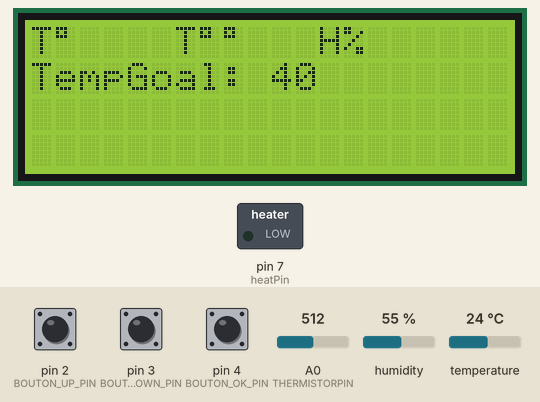
A sketch run on a simulated Arduino Uno, built with avr-gcc and run on an emulated ATmega328P. On the bench: 20×4 character LCD, switched loads named in the sketch (green lamp = pin HIGH). The inputs (shaded band) are chosen by the test bench; at power-on: pin 2 (BOUTON_UP_PIN) LOW, humidity 55 %, A0 (THERMISTORPIN) = 512, pin 3 (BOUTON_DOWN_PIN) LOW, pin 4 (BOUTON_OK_PIN) LOW, temperature 24 °C.

Above: at 1.2 s.
1.3 s: pin 2 (BOUTON_UP_PIN) pulled HIGH for 1 s
At 3.3 s:
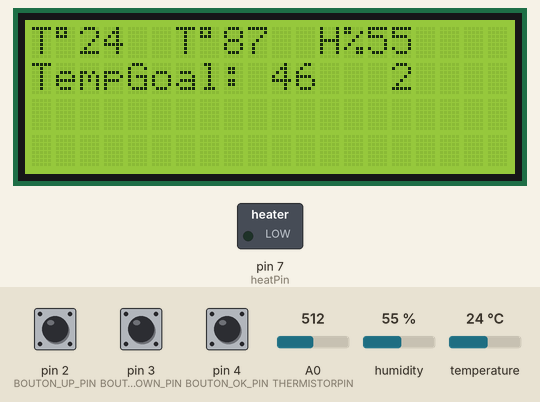
3.9 s: humidity set to 22 %
At 7.3 s:
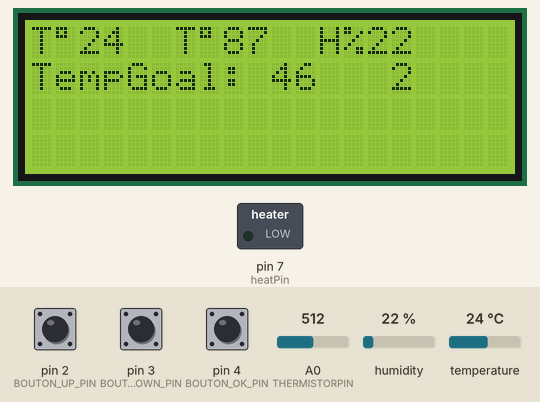
7.6 s: A0 (THERMISTORPIN) set to 822
At 9.4 s:
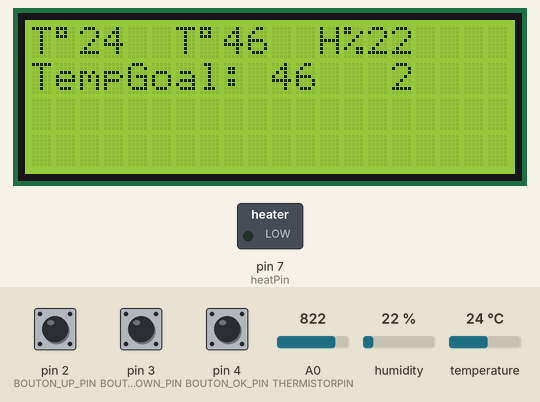
9.7 s: A0 (THERMISTORPIN) set to 840
At 11.4 s:
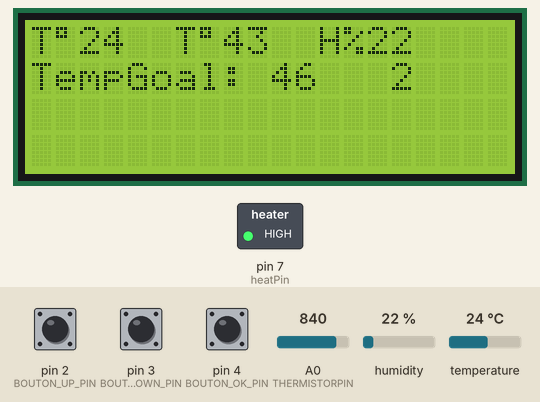
11.7 s: pin 3 (BOUTON_DOWN_PIN) pulled HIGH for 3.2 s
At 15.7 s:
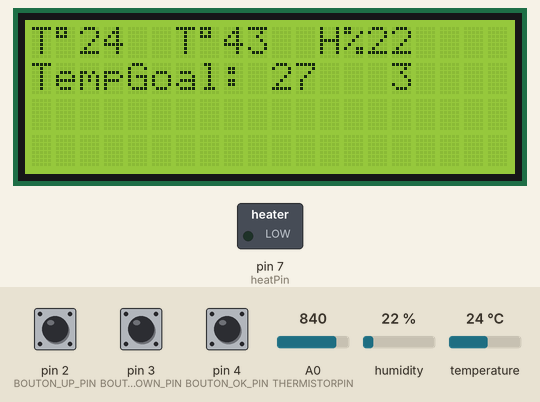
16.4 s: pin 4 (BOUTON_OK_PIN) pulled HIGH for 0.15 s
Timing chart, 0 to 19.0 s (numbered marks = the images above; inputs shaded):
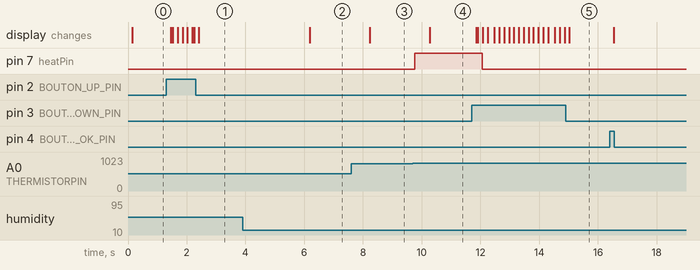

The sketch:

DryFW.ino
```cpp
#include "GestionI2C.h"
#include "thermistance.h"
#include "dht22.h"
#include "CartoucheChauffante.h"

const int BOUTON_UP_PIN = 2;
const int BOUTON_DOWN_PIN = 3;
const int BOUTON_OK_PIN = 4;

bool boutonUp = false;
bool boutonDown = false;
bool boutonOk = false;
bool CanHeat = false;
int menuState = 1;
int boutons;

bool setvalue = false;


unsigned long dateDernierChangement = 0;
unsigned long dateDernierChangement1 = 0;

int currentTempGoal = 40;
int currentHumiGoal = 50;
int currentMaxAirTemp = 30;


void setup()
{
  analogReference(EXTERNAL);
  initDisplay();
  initHeatPin();
  pinMode(BOUTON_UP_PIN,INPUT);
  pinMode(BOUTON_DOWN_PIN,INPUT);
  pinMode(BOUTON_OK_PIN,INPUT);

}


void loop()
{
unsigned long dateCourante = millis();
unsigned long intervalle = dateCourante - dateDernierChangement;
unsigned long intervalle1 = dateCourante - dateDernierChangement1;


//////////////////////////////////////////////// Gestion clavier
boutons = clavier();
switch (boutons) {
  case 0 :
    break;
  case 1 :              /////////////////////////////// BOUTON ENTREE
          if (setvalue = false && menuState != 0) {
              setvalue = true;

          }
          else if (setvalue = true) {
            setvalue = false;
          }
          else {

          }
          displayChit(1);
    break;

  case 2 :             ////////////////////////////////// BOUTON HAUT
          if (setvalue = false) {
            changeMenuState(true);

          }
          else if (setvalue = true){  switch (menuState) {
                    case 1 :
                       currentTempGoal++;
                    break;
                    case 2 :
                       currentHumiGoal++;
                       break;
                    case 3 :
                      currentMaxAirTemp++;
                    break;


                  }


          }
          displayChit(2);
    break;
  case 3 :         /////////////////////////////BOUTON BAS
          if (setvalue = false) {
            changeMenuState(false);

          }
          else if (setvalue = true) {  switch (menuState) {
                    case 1 :
                       currentTempGoal--;
                    break;
                    case 2 :
                       currentHumiGoal--;
                       break;
                    case 3 :
                      currentMaxAirTemp--;
                    break;


                  }


          }
          displayChit(3);
    break;
}


//////////////////////////////////////////////////


switch (menuState) {
  case -1 :
  menuState = 3;
  break;
  case 4 :
  menuState = 0;
  break;

}


////////////////////////////////////////////////////////////// Mesures capteurs (Toutes les 2 secondes)
if (intervalle > 2000) {
float HeatTemp = mesureTempHeat ();
displayTempHeat(HeatTemp);
int BoxHumi = mesureHumi();
displayHumi(BoxHumi);
int BoxTemp = mesureTemp();
displayTemp(BoxTemp);
dateDernierChangement = dateCourante;
///////////////////////////////////////////////////////////// Fin
}


////////////////////////////////////////////////////////////// Gestion de la chauffe (demi secondes d'intervalle)
if (intervalle1 > 500 && CanHeat == true) {
  Heat();
  dateDernierChangement1 = dateCourante;
}
////////////////////////////////////////////////////////////////Fin

//////////////////////////////////////////////////////////////////////////


///////////////////////////////////////////////////////////////////////////

security (currentTempGoal , currentHumiGoal , currentMaxAirTemp);
switch (menuState) {
  case 0 :
  displayMenu("merde", -1);
  break;
  case 1 :
  displayMenu("TempGoal", currentTempGoal);
  break;
  case 2:
  displayMenu("HumiGoal", currentHumiGoal);
  break;
  case 3:
  displayMenu("MaxAirTemp", currentMaxAirTemp);
  break;
}
}

void security(int MaxTemp, int MaxHumi , int MaxAirTemp) {
  float temp = mesureTempHeat();
  int  humi = mesureHumi();
  int airTemp = mesureTemp();
  if (temp > MaxTemp-1) {
      stopHeat();
      CanHeat = false;
  }
  else if (humi > MaxHumi && MaxHumi != 0) {
      stopHeat();
      CanHeat = false;
  }
  else if (airTemp > MaxAirTemp && MaxAirTemp != 0) {
      stopHeat();
      CanHeat = false;
  }
  else if (temp < MaxTemp-1) {
    CanHeat = true;

    }

  }

void changeMenuState (bool MenuUpOrDown) {
  if (MenuUpOrDown = true) {
      menuState = menuState+1;
  }
  else
  {
    menuState = menuState-1;
  }

}
```

CartoucheChauffante.cpp
```cpp
#include <Arduino.h>
#define heatPin 7

void initHeatPin () {
  pinMode(heatPin, OUTPUT);

  }

void Heat () {
  digitalWrite(heatPin, HIGH);
  }
void stopHeat () {
  digitalWrite(heatPin, LOW);

  }

  void blockHeat() {
    pinMode(heatPin,INPUT);
    }
```

CartoucheChauffante.h
```cpp
void stopHeat ();
void Heat ();
void initHeatPin();
void blockHeat();
```

GestionI2C.cpp
```cpp
#include <Wire.h>
#include <LiquidCrystal_I2C.h>

LiquidCrystal_I2C lcd(0x27,20,4);

void displayTempHeat (int heatTemp)
{
lcd.setCursor(8,0);
lcd.print(heatTemp);
}

void displayHumi (int humi)
{
lcd.setCursor(14,0);
lcd.print(humi);
}

void displayTemp (int temp)
{
lcd.setCursor(2,0);
lcd.print(temp);

}


void displayChit (int number) {
lcd.setCursor(15,1);
lcd.print(number);

}


void initDisplay ()
{
lcd.init(4,5);
lcd.backlight();
lcd.setCursor(0,0);
lcd.print("T");
lcd.write(223);
lcd.setCursor(7,0);
lcd.print("T");
lcd.write(223);
lcd.setCursor(12,0);
lcd.print("H");
lcd.write(37);
lcd.setCursor(6,0);
lcd.print("T");
lcd.write(223);

}


void displayMenu (String title, int value) {
  lcd.setCursor(0,1);
  if (value != -1) {
  lcd.print(title);
  int letter = title.length();
  lcd.setCursor(letter,1);

  lcd.write(58);
  lcd.print(" ");
  lcd.print(value);
  }
  else {
    lcd.print("                ");
  }
}
```

GestionI2C.h
```cpp
void initDisplay();
void displayTempHeat(int heatTemp);
void displayHumi (int humi);
void displayTemp(int temp);
void displayMenu(String title,int value);
void displayChit(int number);
```

Menu.ino
```cpp
int clavier() {

  int entree = digitalRead(BOUTON_OK_PIN);
  int haut = digitalRead(BOUTON_UP_PIN);
  int bas = digitalRead(BOUTON_DOWN_PIN);


  if (entree == HIGH) {
    delay(100);
    return 1;
  }

  if (haut == HIGH) {
    delay(100);
    return 2;
  }

  if (bas == HIGH) {
    delay(100);
    return 3;
  }

  return 0;

}
```

dht22.cpp
```cpp
#include <Arduino.h>
#include <DHT.h>

#define DHTPIN 8
#define DHTTYPE DHT22
DHT dht(DHTPIN, DHTTYPE);


float mesureHumi () {
  dht.begin();
  float h = dht.readHumidity();
  return h; }

float mesureTemp () {
  float t = dht.readTemperature();
  return t; }
```

dht22.h
```cpp
float mesureTemp();
float mesureHumi();
```

thermistance.cpp
```cpp
#include <Arduino.h>
// which analog pin to connect
#define THERMISTORPIN A0
// resistance at 25 degrees C
#define THERMISTORNOMINAL 100000
// temp. for nominal resistance (almost always 25 C)
#define TEMPERATURENOMINAL 25
// how many samples to take and average, more takes longer
// but is more 'smooth'
#define NUMSAMPLES 5
// The beta coefficient of the thermistor (usually 3000-4000)
#define BCOEFFICIENT 3950
// the value of the 'other' resistor
#define SERIESRESISTOR 10000

int samples[NUMSAMPLES];

float mesureTempHeat(void) {
  uint8_t i;
  float average;

  // take N samples in a row, with a slight delay
  for (i=0; i< NUMSAMPLES; i++) {
   samples[i] = analogRead(THERMISTORPIN);
   delay(10);
  }

  // average all the samples out
  average = 0;
  for (i=0; i< NUMSAMPLES; i++) {
     average += samples[i];
  }
  average /= NUMSAMPLES;


  // convert the value to resistance
  average = 1023 / average - 1;
  average = SERIESRESISTOR / average;

  float steinhart;
  steinhart = average / THERMISTORNOMINAL;     // (R/Ro)
  steinhart = log(steinhart);                  // ln(R/Ro)
  steinhart /= BCOEFFICIENT;                   // 1/B * ln(R/Ro)
  steinhart += 1.0 / (TEMPERATURENOMINAL + 273.15); // + (1/To)
  steinhart = 1.0 / steinhart;                 // Invert
  steinhart -= 273.15;                         // convert to C

  return steinhart;
}
```

thermistance.h
```cpp
float mesureTempHeat ();
```

Measured:
- the behaviour switches between 831 and 832 on A0 (THERMISTORPIN) (found by bisection; images 3 and 4)
- after the input at 1.3 s, the display: first changes after 0.16 s (image 1 shows a later state)
- after the input at 3.9 s, the display: changes after 2.3 s (image 2)
- after the input at 7.6 s, the display: changes after 0.63 s (image 3)
- after the input at 9.7 s, pin 7 (heatPin): LOW → HIGH after 0.07 s; the display: changes after 0.58 s (image 4)
- after the input at 11.7 s, pin 7 (heatPin): HIGH → LOW after 0.37 s; the display: first changes after 0.15 s (image 5 shows a later state)
